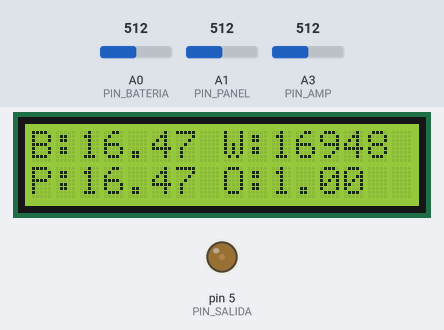
Simulated run of this sketch. Board: Arduino Uno, built with avr-gcc and run on an emulated ATmega328P. Parts: 16×2 character LCD, output pins drawn as LEDs (lit = HIGH). Inputs (shaded band) come from the test bench; at power-on: A0 (PIN_BATERIA) = 512, A1 (PIN_PANEL) = 512, A3 (PIN_AMP) = 512. What the sketch prints to the serial monitor is not drawn.

Above: at 1.2 s.
1.3 s: A0 (PIN_BATERIA) set to 716
At 3.9 s:
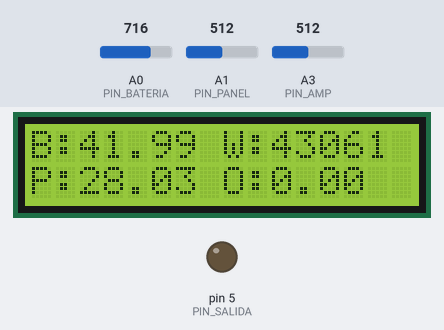
4.3 s: A0 (PIN_BATERIA) set to 511
At 7.06 s:
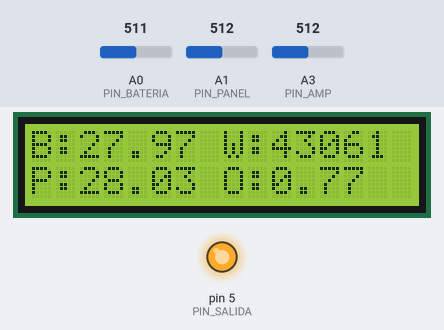
7.3 s: A1 (PIN_PANEL) set to 716
At 7.86 s:
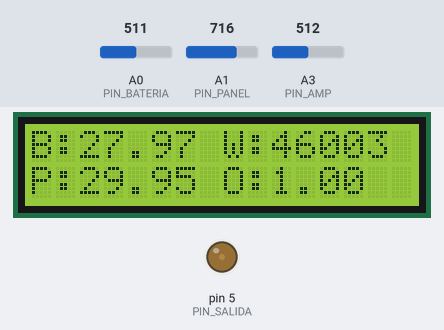
9.0 s: A3 (PIN_AMP) set to 306
At 10.34 s:
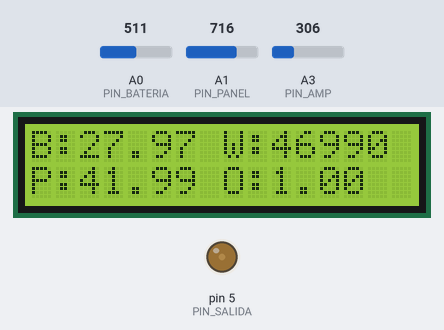
10.6 s: A3 (PIN_AMP) set to 0
At 13.12 s:
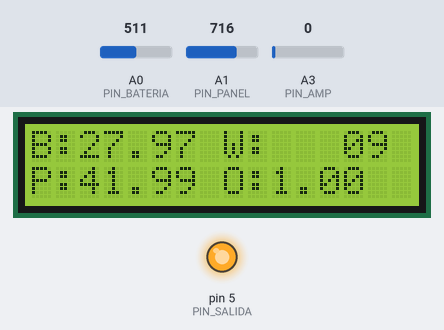
Timing chart, 0 to 13.5 s (numbered marks = the images above; inputs shaded):
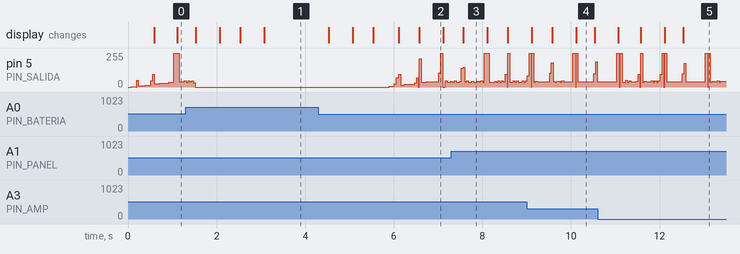

The sketch:

arduino-panel.ino
```cpp
#include <Wire.h>
#include <LiquidCrystal_I2C.h>

/**
 * Configuracion general del programa
 */

// Pines
constexpr int PIN_BATERIA = A0;
constexpr int PIN_PANEL = A1;
constexpr int PIN_AMP = A3;
constexpr int PIN_SALIDA = 5;
// Constantes de promedios
constexpr int MUESTRAS_PROMEDIO_BATERIA = 100;
constexpr int MUESTRAS_PROMEDIO_PANEL = 100;
constexpr int MUESTRAS_PROMEDIO_AMP = 100;
constexpr int TIEMPO_ENTRE_ENTRADAS = 15;
constexpr int MUESTRAS_PROMEDIO_SALIDA = 100;
constexpr int TIEMPO_ENTRE_SALIDAS = 10;
// Constantes de tiempo
constexpr int TIEMPO_ENTRE_MSG_SERIAL = 1000;
constexpr int TIEMPO_ENTRE_ACT_DISPLAY = 500;

template<typename T, int SIZE, typename A>
class Average {
  T data[SIZE];
  T* current;
public:
  Average() : current(data) {}

  void add_val(T val)
  {
    *current = val;
    ++current;
    if (current >= (data + SIZE)) current = data;
  }

  T get_val()
  {
    A sum = 0;
    for (auto val : data) {
      sum += val;
    }
    return sum / SIZE;
  }
};

Average<int, MUESTRAS_PROMEDIO_BATERIA, long long> prom_bateria;
Average<int, MUESTRAS_PROMEDIO_PANEL, long long> prom_panel;
Average<int, MUESTRAS_PROMEDIO_AMP, long long> prom_amp;
Average<double, MUESTRAS_PROMEDIO_SALIDA, double> prom_salida;
LiquidCrystal_I2C lcd(0x27, 16, 2);

auto siguiente_lectura = 0ul;
auto siguiente_salida = 0ul;
auto siguiente_msg_serial = 0ul;
auto siguiente_act_display = 0ul;

void setup() {
  // Configurar modo de cada pin
  pinMode(PIN_BATERIA, INPUT);
  pinMode(PIN_PANEL, INPUT);
  pinMode(PIN_AMP, INPUT);
  pinMode(PIN_SALIDA, OUTPUT);
  // Inicializar comunicaciones
  Serial.begin(9600);
  lcd.init();

  lcd.home();
  lcd.backlight();
}

void loop() {
  auto ahora = millis();

  // Recolectar datos de entrada
  if (ahora >= siguiente_lectura) {
    siguiente_lectura += TIEMPO_ENTRE_ENTRADAS;

    prom_bateria.add_val(analogRead(PIN_BATERIA));
    prom_panel.add_val(analogRead(PIN_PANEL));
    prom_amp.add_val(analogRead(PIN_AMP));
  }

  // Calculos
  auto lectura_bat = prom_bateria.get_val();
  auto lectura_panel = prom_panel.get_val();
  auto lectura_amp = prom_amp.get_val();
  auto bateria = lectura_bat * 70.0 / 1023.0 - 7.0;
  auto panel = lectura_panel * 70.0 / 1023.0 - 7.0;
  auto amp = lectura_amp * 3.0;
  auto potency = panel * amp;
  constexpr auto x1 = 28.0, y1 = 1.0, x2 = 29.0, y2 = 0.0;
  constexpr auto m = (y2 - y1)/(x2 - x1);
  constexpr auto b = y2 - m * x2;
  auto salida_calc =  m * bateria + b;
  if (salida_calc < 0.0) salida_calc = 0.0;
  if (salida_calc > 1.0) salida_calc = 1.0;

  // Promedio salida
  auto salida = 0.0;
  if (ahora >= siguiente_salida) {
    siguiente_salida += TIEMPO_ENTRE_SALIDAS;

    prom_salida.add_val(salida_calc);
    salida = prom_salida.get_val();
  }

  // Sobreescritura de salida
  if (bateria >= 29.0) {
    salida = 0.0;
  }

  analogWrite(PIN_SALIDA, static_cast<int>(salida * 255.0));

  // Mensajes
  if (ahora >= siguiente_msg_serial) {
    siguiente_msg_serial += TIEMPO_ENTRE_MSG_SERIAL;

    Serial.print("Bateria: ");
    Serial.print(bateria);

    Serial.print(" -- Panel: ");
    Serial.print(panel);

    Serial.print(" -- Amp: ");
    Serial.print(amp);

    Serial.print(" -- Pot: ");
    Serial.print(potency);

    Serial.print(" -- Salida: ");
    Serial.print(salida);

    Serial.print(" -- Salida calc: ");
    Serial.println(salida_calc);
  }

  if (ahora >= siguiente_act_display) {
    siguiente_act_display += TIEMPO_ENTRE_ACT_DISPLAY;

    char buf_top[17];
    char buf_bot[17];

    char bat_str[6];
    char pan_str[6];
    char pot_str[6];
    char sal_str[6];

    dtostrf(bateria, 5, 2, bat_str);
    dtostrf(panel, 5, 2, pan_str);
    dtostrf(potency, 4, 0, pot_str);
    dtostrf(salida, 4, 2, sal_str);

    sprintf(buf_top, "B:%s W:%s", bat_str, pot_str);
    sprintf(buf_bot, "P:%s O:%s", pan_str, sal_str);

    lcd.setCursor(0, 0);
    lcd.print(buf_top);
    lcd.setCursor(0, 1);
    lcd.print(buf_bot);
  }

}
```

Measured:
- after the input at 4.3 s, the display: first changes after 0.23 s (image 2 shows a later state)
- after the input at 7.3 s, the display: changes after 0.26 s (image 3)
- after the input at 9.0 s, the display: first changes after 0.11 s (image 4 shows a later state)
- after the input at 10.6 s, the display: first changes after 0.47 s (image 5 shows a later state)
- what the display in image 2 shows lasts 0.5 s, from 6.6 s to 7.1 s
- what the display in image 4 shows lasts 0.4 s, from 10.1 s to 10.5 s
